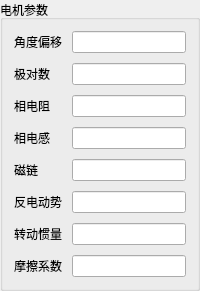
         <widget class="QGroupBox" name="motor_parameter">
          <property name="title">
           <string>电机参数</string>
          </property>
          <layout class="QFormLayout" name="formLayout_4">
           <property name="horizontalSpacing">
            <number>10</number>
           </property>
           <property name="verticalSpacing">
            <number>10</number>
           </property>
           <item row="0" column="0">
            <widget class="QLabel" name="label_79">
             <property name="sizePolicy">
              <sizepolicy hsizetype="Expanding" vsizetype="Preferred">
               <horstretch>0</horstretch>
               <verstretch>0</verstretch>
              </sizepolicy>
             </property>
             <property name="text">
              <string>角度偏移</string>
             </property>
             <property name="alignment">
              <set>Qt::AlignCenter</set>
             </property>
            </widget>
           </item>
           <item row="0" column="1">
            <widget class="QLineEdit" name="thetaoffset">
             <property name="sizePolicy">
              <sizepolicy hsizetype="Expanding" vsizetype="Fixed">
               <horstretch>0</horstretch>
               <verstretch>0</verstretch>
              </sizepolicy>
             </property>
             <property name="minimumSize">
              <size>
               <width>40</width>
               <height>0</height>
              </size>
             </property>
             <property name="alignment">
              <set>Qt::AlignCenter</set>
             </property>
            </widget>
           </item>
           <item row="1" column="0">
            <widget class="QLabel" name="label_11">
             <property name="sizePolicy">
              <sizepolicy hsizetype="Expanding" vsizetype="Preferred">
               <horstretch>0</horstretch>
               <verstretch>0</verstretch>
              </sizepolicy>
             </property>
             <property name="text">
              <string>极对数</string>
             </property>
             <property name="alignment">
              <set>Qt::AlignCenter</set>
             </property>
            </widget>
           </item>
           <item row="1" column="1">
            <widget class="QLineEdit" name="Pole_pires">
             <property name="sizePolicy">
              <sizepolicy hsizetype="Expanding" vsizetype="Fixed">
               <horstretch>0</horstretch>
               <verstretch>0</verstretch>
              </sizepolicy>
             </property>
             <property name="minimumSize">
              <size>
               <width>40</width>
               <height>0</height>
              </size>
             </property>
             <property name="alignment">
              <set>Qt::AlignCenter</set>
             </property>
            </widget>
           </item>
           <item row="2" column="0">
            <widget class="QLabel" name="label_32">
             <property name="sizePolicy">
              <sizepolicy hsizetype="Expanding" vsizetype="Preferred">
               <horstretch>0</horstretch>
               <verstretch>0</verstretch>
              </sizepolicy>
             </property>
             <property name="text">
              <string>相电阻</string>
             </property>
             <property name="alignment">
              <set>Qt::AlignCenter</set>
             </property>
            </widget>
           </item>
           <item row="2" column="1">
            <widget class="QLineEdit" name="Rs">
             <property name="sizePolicy">
              <sizepolicy hsizetype="Expanding" vsizetype="Fixed">
               <horstretch>0</horstretch>
               <verstretch>0</verstretch>
              </sizepolicy>
             </property>
             <property name="minimumSize">
              <size>
               <width>40</width>
               <height>0</height>
              </size>
             </property>
             <property name="alignment">
              <set>Qt::AlignCenter</set>
             </property>
            </widget>
           </item>
           <item row="3" column="0">
            <widget class="QLabel" name="label_31">
             <property name="sizePolicy">
              <sizepolicy hsizetype="Expanding" vsizetype="Preferred">
               <horstretch>0</horstretch>
               <verstretch>0</verstretch>
              </sizepolicy>
             </property>
             <property name="text">
              <string>相电感</string>
             </property>
             <property name="alignment">
              <set>Qt::AlignCenter</set>
             </property>
            </widget>
           </item>
           <item row="3" column="1">
            <widget class="QLineEdit" name="Ls">
             <property name="sizePolicy">
              <sizepolicy hsizetype="Expanding" vsizetype="Fixed">
               <horstretch>0</horstretch>
               <verstretch>0</verstretch>
              </sizepolicy>
             </property>
             <property name="minimumSize">
              <size>
               <width>40</width>
               <height>0</height>
              </size>
             </property>
             <property name="alignment">
              <set>Qt::AlignCenter</set>
             </property>
            </widget>
           </item>
           <item row="4" column="0">
            <widget class="QLabel" name="label_80">
             <property name="sizePolicy">
              <sizepolicy hsizetype="Expanding" vsizetype="Preferred">
               <horstretch>0</horstretch>
               <verstretch>0</verstretch>
              </sizepolicy>
             </property>
             <property name="text">
              <string>磁链</string>
             </property>
             <property name="alignment">
              <set>Qt::AlignCenter</set>
             </property>
            </widget>
           </item>
           <item row="4" column="1">
            <widget class="QLineEdit" name="psif">
             <property name="sizePolicy">
              <sizepolicy hsizetype="Expanding" vsizetype="Fixed">
               <horstretch>0</horstretch>
               <verstretch>0</verstretch>
              </sizepolicy>
             </property>
             <property name="minimumSize">
              <size>
               <width>40</width>
               <height>0</height>
              </size>
             </property>
             <property name="alignment">
              <set>Qt::AlignCenter</set>
             </property>
            </widget>
           </item>
           <item row="5" column="0">
            <widget class="QLabel" name="label_28">
             <property name="sizePolicy">
              <sizepolicy hsizetype="Expanding" vsizetype="Preferred">
               <horstretch>0</horstretch>
               <verstretch>0</verstretch>
              </sizepolicy>
             </property>
             <property name="text">
              <string>反电动势</string>
             </property>
             <property name="alignment">
              <set>Qt::AlignCenter</set>
             </property>
            </widget>
           </item>
           <item row="5" column="1">
            <widget class="QLineEdit" name="Ke">
             <property name="sizePolicy">
              <sizepolicy hsizetype="Expanding" vsizetype="Fixed">
               <horstretch>0</horstretch>
               <verstretch>0</verstretch>
              </sizepolicy>
             </property>
             <property name="minimumSize">
              <size>
               <width>40</width>
               <height>0</height>
              </size>
             </property>
             <property name="alignment">
              <set>Qt::AlignCenter</set>
             </property>
            </widget>
           </item>
           <item row="6" column="0">
            <widget class="QLabel" name="label_30">
             <property name="sizePolicy">
              <sizepolicy hsizetype="Expanding" vsizetype="Preferred">
               <horstretch>0</horstretch>
               <verstretch>0</verstretch>
              </sizepolicy>
             </property>
             <property name="text">
              <string>转动惯量</string>
             </property>
             <property name="alignment">
              <set>Qt::AlignCenter</set>
             </property>
            </widget>
           </item>
           <item row="6" column="1">
            <widget class="QLineEdit" name="B_val">
             <property name="sizePolicy">
              <sizepolicy hsizetype="Expanding" vsizetype="Fixed">
               <horstretch>0</horstretch>
               <verstretch>0</verstretch>
              </sizepolicy>
             </property>
             <property name="minimumSize">
              <size>
               <width>40</width>
               <height>0</height>
              </size>
             </property>
             <property name="alignment">
              <set>Qt::AlignCenter</set>
             </property>
            </widget>
           </item>
           <item row="7" column="0">
            <widget class="QLabel" name="label_27">
             <property name="sizePolicy">
              <sizepolicy hsizetype="Expanding" vsizetype="Preferred">
               <horstretch>0</horstretch>
               <verstretch>0</verstretch>
              </sizepolicy>
             </property>
             <property name="text">
              <string>摩擦系数</string>
             </property>
             <property name="alignment">
              <set>Qt::AlignCenter</set>
             </property>
            </widget>
           </item>
           <item row="7" column="1">
            <widget class="QLineEdit" name="B">
             <property name="sizePolicy">
              <sizepolicy hsizetype="Expanding" vsizetype="Fixed">
               <horstretch>0</horstretch>
               <verstretch>0</verstretch>
              </sizepolicy>
             </property>
             <property name="minimumSize">
              <size>
               <width>40</width>
               <height>0</height>
              </size>
             </property>
             <property name="alignment">
              <set>Qt::AlignCenter</set>
             </property>
            </widget>
           </item>
          </layout>
         </widget>
